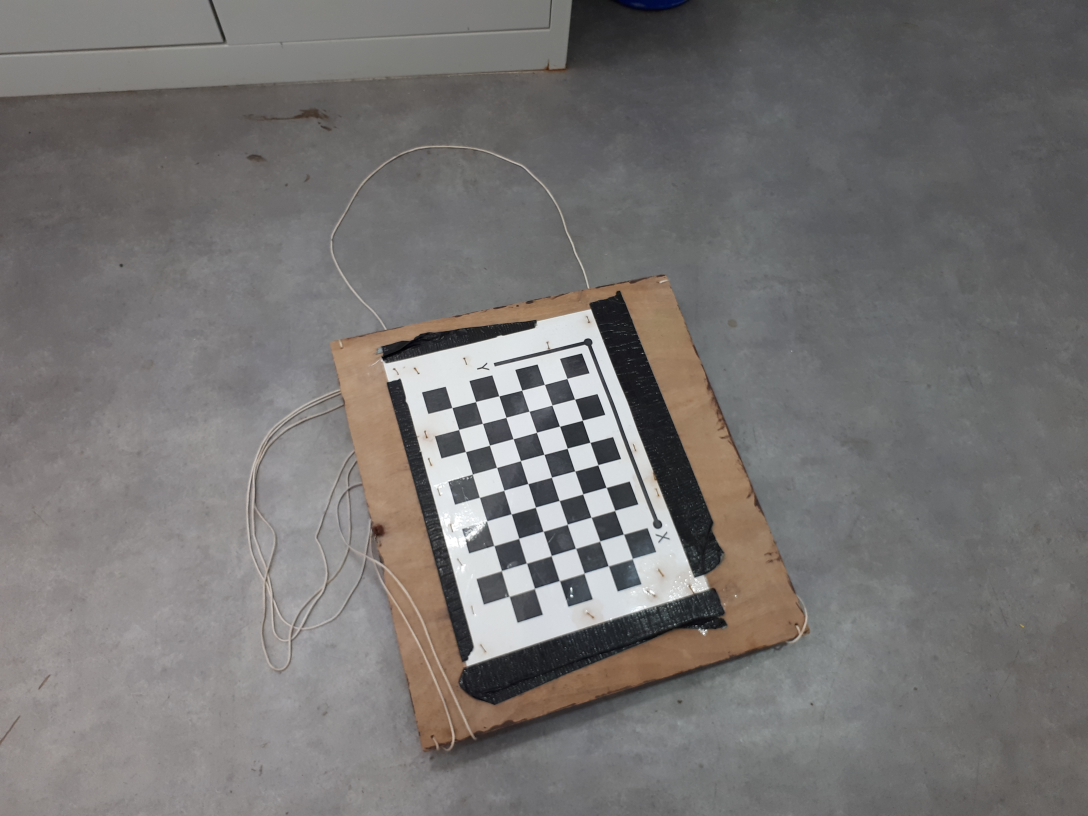
#> input picture hw1/calibration/checkerboard/20181115_145035.jpg, 3264 x 2448 px (shown at 1/3 size); its folder holds only this picture in this run
$ python camera_calibration.py   (Python 2 division)
#> lines starting #> are read from the running program, lines starting #| are printed output that depends on the picture; long printed decimals are rounded
import numpy as np
import cv2
import glob

# termination criteria
criteria = (cv2.TERM_CRITERIA_EPS + cv2.TERM_CRITERIA_MAX_ITER, 30, 0.001)

# Size of Checkerboard
checkerboard_size = (9,6)

# prepare object points, like (0,0,0), (1,0,0), (2,0,0) ....,(6,5,0)
objp = np.zeros((6*9,3), np.float32)
objp[:,:2] = np.mgrid[0:9,0:6].T.reshape(-1,2)*30.5
objp = objp.reshape(-1,1,3)

# Arrays to store object points and image points from all the images.
objpoints = [] # 3d point in real world space
imgpoints = [] # 2d points in image plane.

images = glob.glob('./checkerboard/*.jpg')

for fname in images:
    img = cv2.imread(fname)
#> img is the input picture: shape (2448, 3264, 3); mean B, G, R 114.7, 115.8, 118.3
    gray = cv2.cvtColor(img,cv2.COLOR_BGR2GRAY)
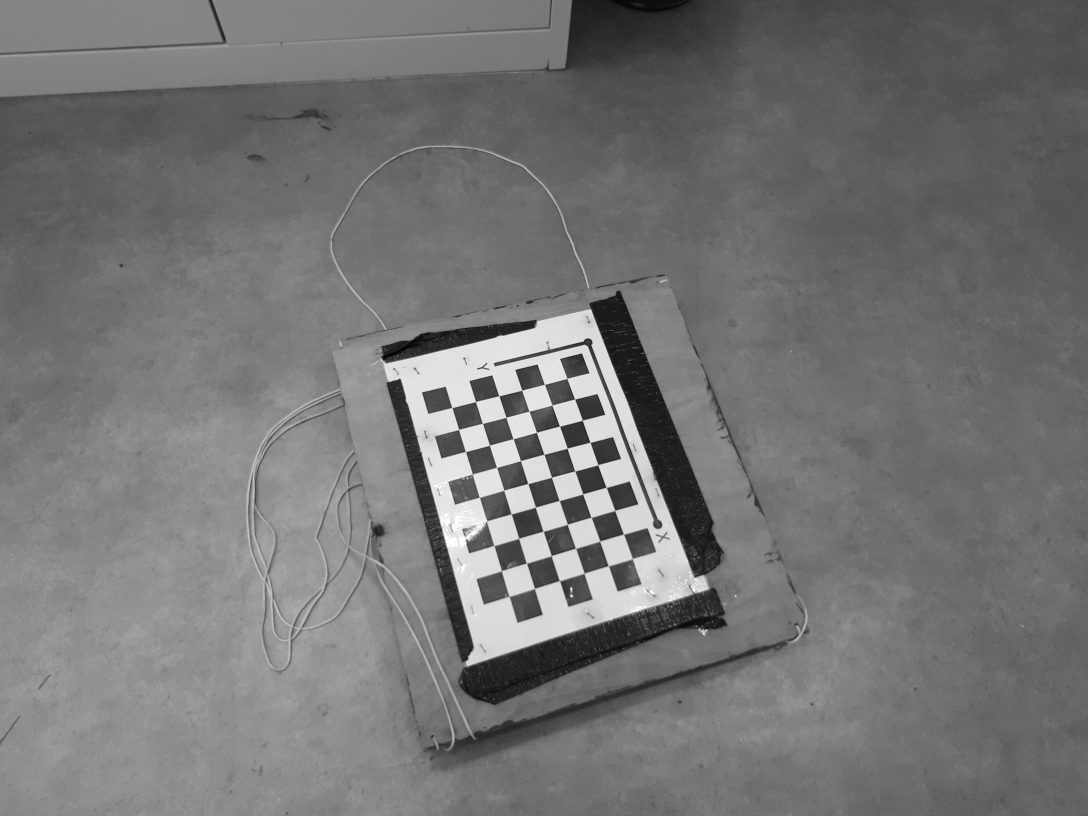
#> gray: shape (2448, 3264) (shown at 1/3 size); min 0, max 255, mean 116.4

    # Find the chess board corners
    ret, corners = cv2.findChessboardCorners(gray, checkerboard_size,None)
#> ret = True; corners = 54 rows, first 8: [1701.4, 1136.8], [1724.6, 1198.4], [1747.6, 1262.5], [1769.8, 1327.6], [1794, 1396.1], [1818.1, 1462.3], [1845, 1532], [1869.9, 1602.2]

    # If found, add object points, image points (after refining them)
    if ret == True:
        objpoints.append(objp)

        corners2 = cv2.cornerSubPix(gray,corners,(11,11),(-1,-1),criteria)
#> corners2 = 54 rows, first 8: [1701.6, 1136.4], [1724.7, 1198.4], [1747.7, 1261.7], [1770.7, 1327.9], [1794.3, 1395.3], [1819.1, 1462.8], [1844.9, 1532], [1870.9, 1603]
        imgpoints.append(corners2)

        # Draw and display the corners
        img = cv2.drawChessboardCorners(img, checkerboard_size, corners2,ret)
        small_img = cv2.resize(img,(0,0),fx=0.5,fy=0.5)
        cv2.imshow(fname,small_img)
        cv2.waitKey(0)

cv2.destroyAllWindows()

ret, mtx, dist, rvecs, tvecs = cv2.calibrateCamera(objpoints, imgpoints, gray.shape[::-1],None,None)
#> ret = 0.623; mtx = [[2461.8, 0, 1593.8], [0, 2385.4, 1275.5], [0, 0, 1]]; dist = [[0.741, -22.14, 0.0292, 0.000725, 262]]; rvecs = ([-0.338, 0.112, 1.27],); tvecs = ([46.24, -61.48, 1055],)

np.set_printoptions(suppress=True)
print mtx
#| [[2461.772    0.         1593.811]
#|  [   0.         2385.403 1275.451]
#|  [   0.            0.            1.        ]]
print dist
#| [[  0.741 -22.143   0.02918   0.0007251 262.036]]

$ run again, on hw1/calibration/checkerboard/20181115_145125.jpg
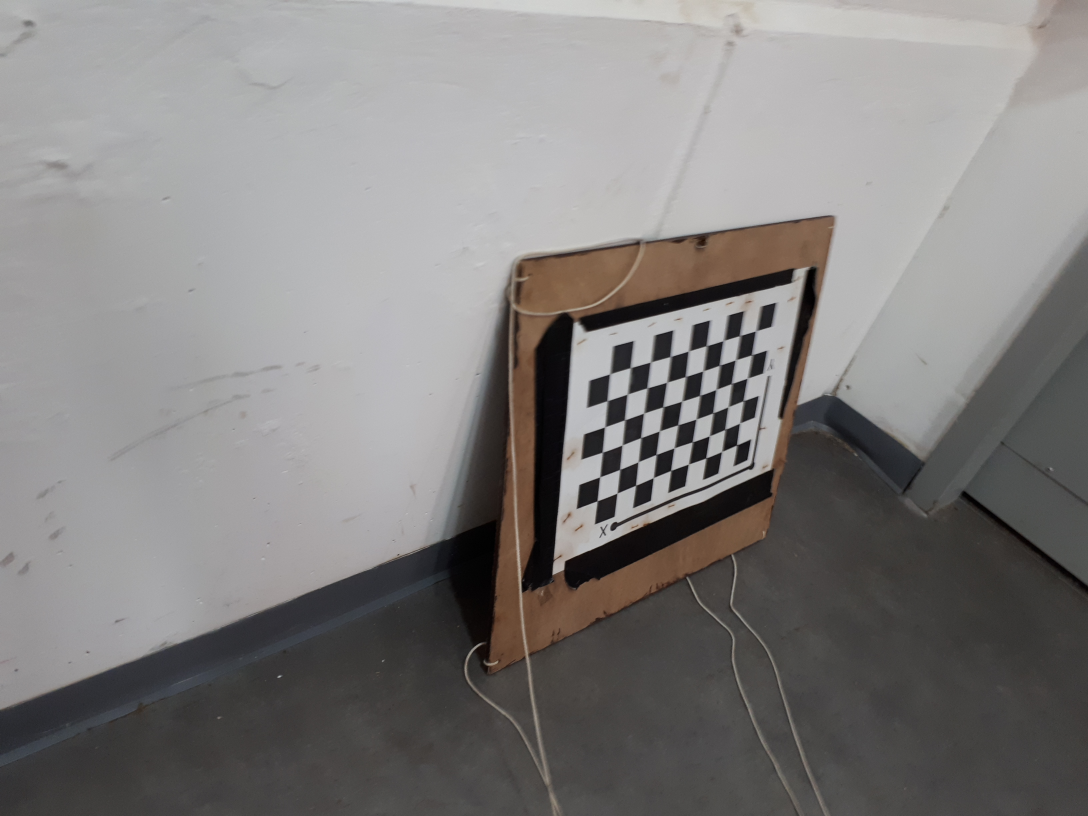
#> input picture hw1/calibration/checkerboard/20181115_145125.jpg, 3264 x 2448 px (shown at 1/3 size)
#> img is the input picture: shape (2448, 3264, 3); mean B, G, R 126.7, 127.7, 129.9
#> `gray = cv2.cvtColor(img,cv2.COLOR_BGR2GRAY)`:
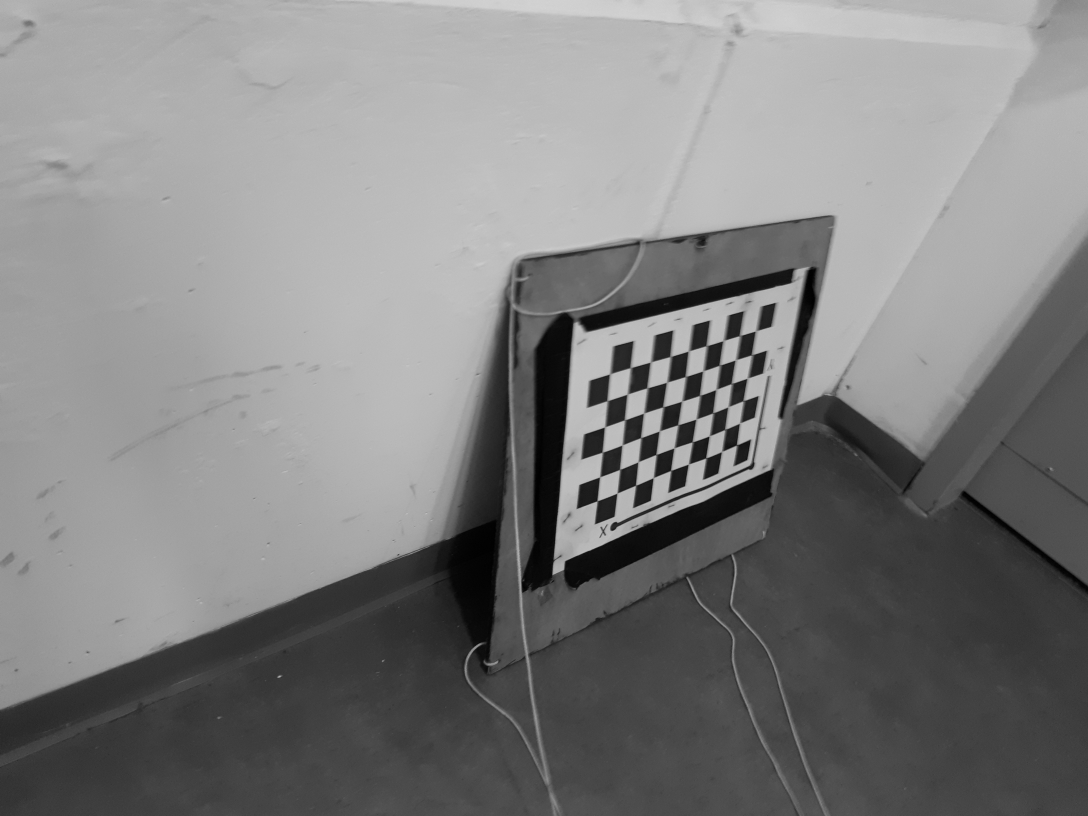
#> gray: shape (2448, 3264) (shown at 1/3 size); min 0, max 217, mean 128.2
#> `ret, corners = cv2.findChessboardCorners(gray, checkerboard_size,None)`: ret = True; corners = 54 rows, first 8: [2209.1, 1335.8], [2166, 1355.5], [2116.9, 1374], [2065.5, 1394], [2013.5, 1412.5], [1960.5, 1434], [1907.5, 1456.5], [1850.7, 1478.4]
#> corners2 = 54 rows, first 8: [2210, 1335.9], [2165.4, 1355.7], [2117.8, 1374.8], [2065.8, 1393.3], [2012.7, 1412.4], [1960.4, 1434], [1907.2, 1456.8], [1851.6, 1480.5]
#> `ret, mtx, dist, rvecs, tvecs = cv2.calibrateCamera(objpoints, imgpoint..`: ret = 1.38; mtx = [[2720.2, 0, 1789.3], [0, 2817.2, 1282.6], [0, 0, 1]]; dist = [[3.74, -151.7, -0.00921, -0.0461, 1976.9]]; rvecs = ([-1.08, -0.709, 2.77],); tvecs = ([183.3, 22.57, 1197.5],)
#| [[2720.238     0.         1789.291 ]
#|  [   0.         2817.158 1282.572]
#|  [   0.            0.            1.        ]]
#| [[   3.740 -151.738   -0.009206   -0.04607 1976.940]]

$ run again, on hw1/calibration/checkerboard/20181115_145127.jpg
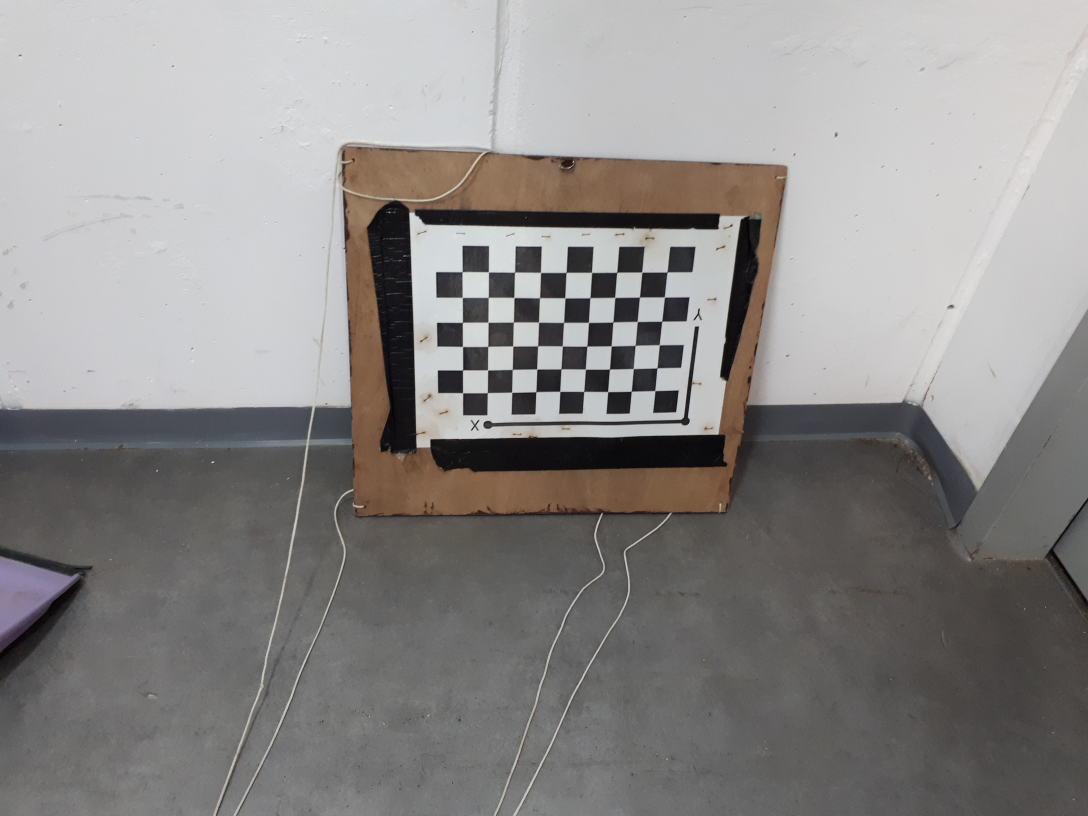
#> input picture hw1/calibration/checkerboard/20181115_145127.jpg, 3264 x 2448 px (shown at 1/3 size)
#> img is the input picture: shape (2448, 3264, 3); mean B, G, R 137.8, 139, 141.4
#> `gray = cv2.cvtColor(img,cv2.COLOR_BGR2GRAY)`:
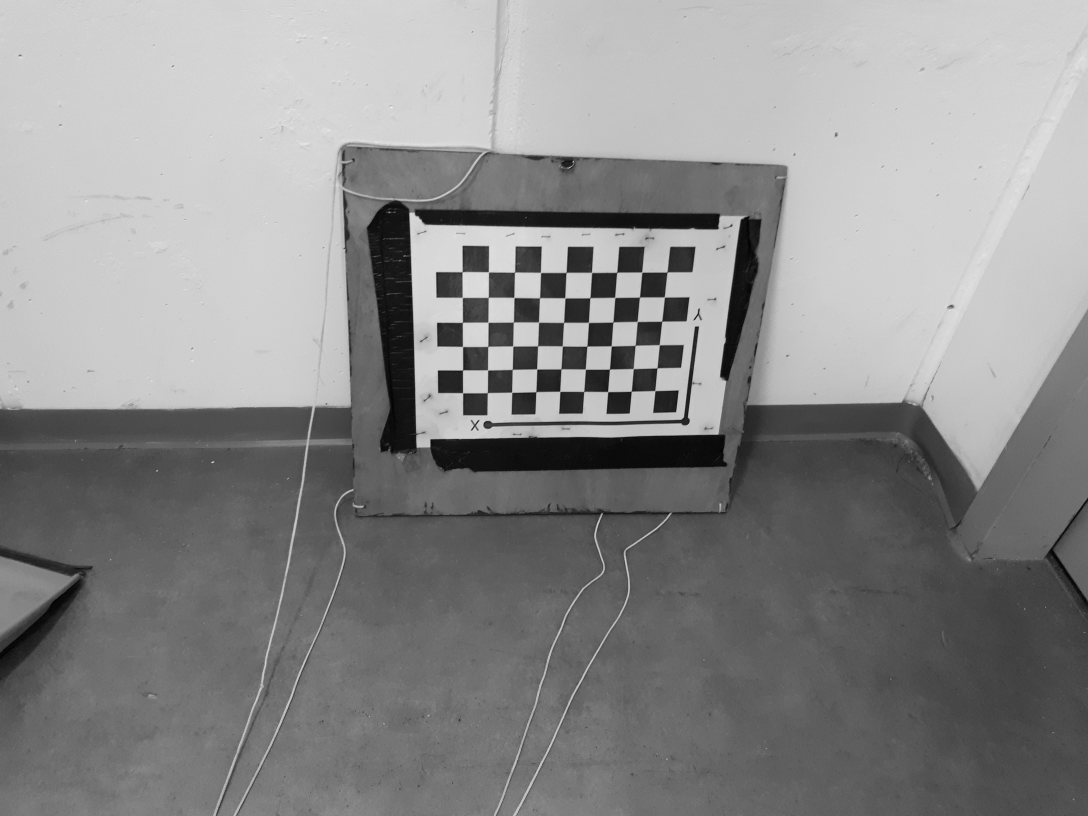
#> gray: shape (2448, 3264) (shown at 1/3 size); min 0, max 247, mean 139.6
#> `ret, corners = cv2.findChessboardCorners(gray, checkerboard_size,None)`: ret = True; corners = 54 rows, first 8: [1965.5, 1172.5], [1894.1, 1175.6], [1824.4, 1176.4], [1751.5, 1176.2], [1680.5, 1175], [1608.4, 1176.5], [1537, 1177], [1462.9, 1179.7]
#> corners2 = 54 rows, first 8: [1965.5, 1173], [1894.6, 1175], [1823.8, 1176], [1752.1, 1175.5], [1680.4, 1175.2], [1608.5, 1176.2], [1536, 1178], [1462.7, 1179.3]
#> `ret, mtx, dist, rvecs, tvecs = cv2.calibrateCamera(objpoints, imgpoint..`: ret = 0.632; mtx = [[4015.9, 0, 1620.4], [0, 4591.4, 1347.9], [0, 0, 1]]; dist = [[-1.21, 137.8, -0.00653, -0.0423, -3288.9]]; rvecs = ([0.137, 1.02, -2.95],); tvecs = ([147, -64.9, 1692.1],)
#| [[4015.914    0.         1620.447]
#|  [   0.         4591.423 1347.891]
#|  [   0.            0.            1.        ]]
#| [[   -1.214   137.774    -0.00653    -0.0423
#|   -3288.927]]

$ run again, on hw1/calibration/checkerboard/20181115_145130.jpg
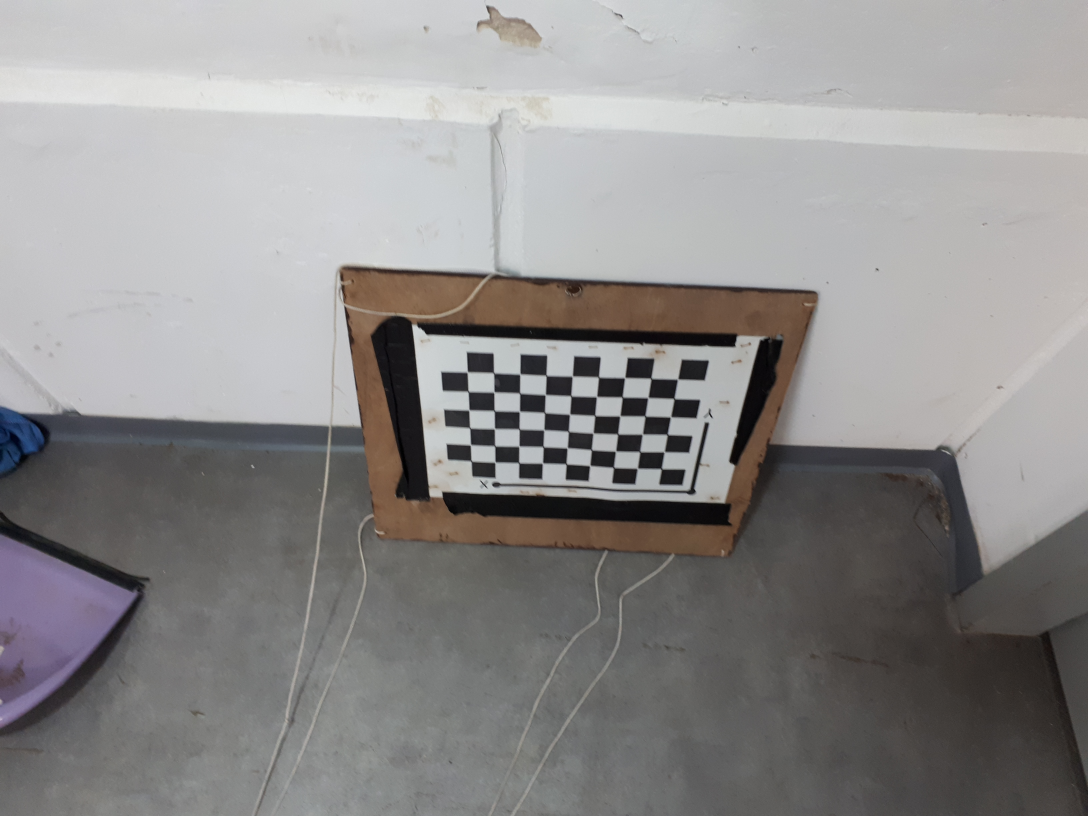
#> input picture hw1/calibration/checkerboard/20181115_145130.jpg, 3264 x 2448 px (shown at 1/3 size)
#> img is the input picture: shape (2448, 3264, 3); mean B, G, R 141.3, 141.6, 143.5
#> `gray = cv2.cvtColor(img,cv2.COLOR_BGR2GRAY)`:
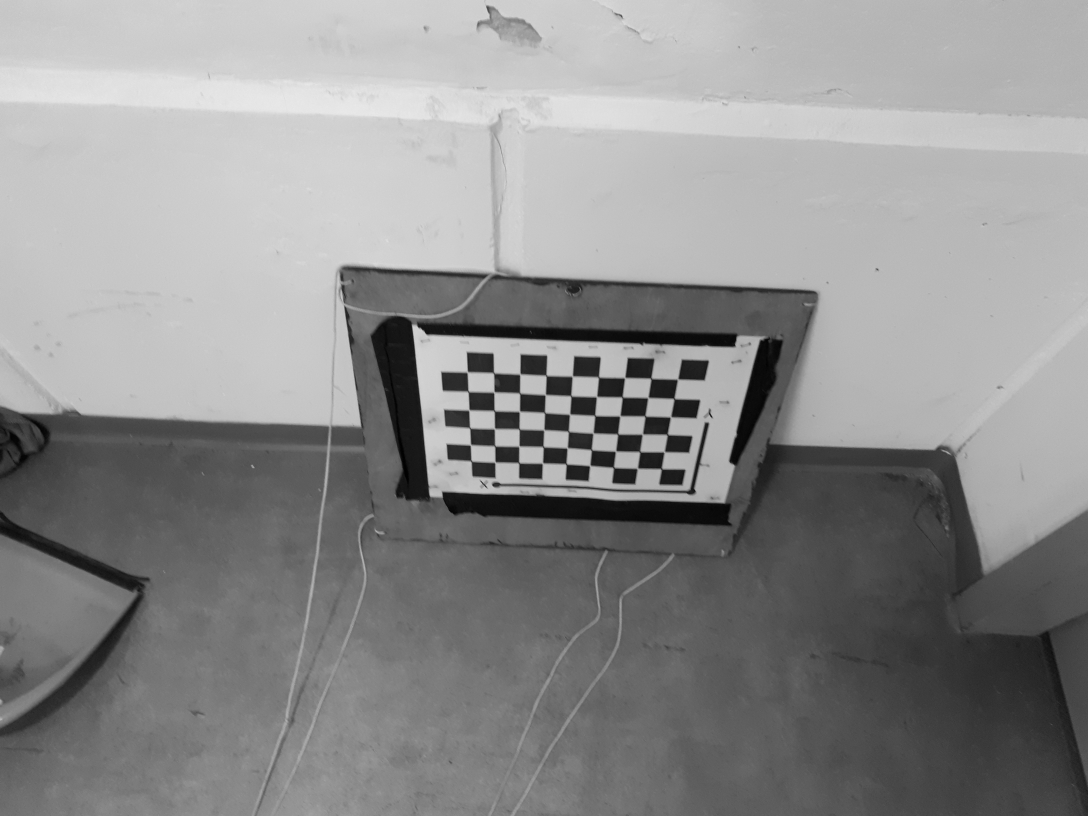
#> gray: shape (2448, 3264) (shown at 1/3 size); min 0, max 237, mean 142.1
#> `ret, corners = cv2.findChessboardCorners(gray, checkerboard_size,None)`: ret = True; corners = 54 rows, first 8: [1985, 1407], [1913.5, 1406], [1841, 1403], [1771, 1398], [1699.5, 1392.5], [1628.5, 1390.5], [1557.2, 1387.1], [1486, 1387.5]
#> corners2 = 54 rows, first 8: [1984.7, 1407.1], [1912.7, 1405.9], [1841.2, 1403], [1770.3, 1397.8], [1699.3, 1392.9], [1628.2, 1390.2], [1556.9, 1389], [1485.8, 1387.5]
#> `ret, mtx, dist, rvecs, tvecs = cv2.calibrateCamera(objpoints, imgpoint..`: ret = 1.22; mtx = [[2455.6, 0, 1469.7], [0, 2209.2, 1211], [0, 0, 1]]; dist = [[1.79, -24.05, -0.0423, -0.11, 169.6]]; rvecs = ([-0.161, 1, -2.96],); tvecs = ([219.8, 92.9, 1018.2],)
#| [[2455.643    0.         1469.656]
#|  [   0.         2209.203 1210.990]
#|  [   0.            0.            1.        ]]
#| [[  1.790 -24.048  -0.04226   -0.1099 169.640]]
